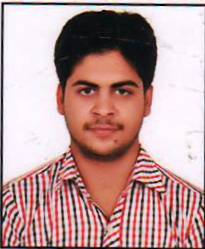
#> input picture photo.JPG, 205 x 249 px
$ python -i Cartoonizing.py   (imports and definitions only)   (older library calls are emulated)
#> lines starting #> are read from the running program, lines starting #| are printed output that depends on the picture; after the words box and inside, x2 and y2 are one past the last pixel; in counts of white or black regions, pixels touching at a corner belong together
#> further down, picture is the input picture: shape (249, 205, 3); mean B, G, R 153.2, 153.4, 187.5
import cv2
import numpy as np

def cartoonize_image(img, ds_factor=4, sketch_mode=False):

    # Convert image to grayscale
#> called with ds_factor = 4, sketch_mode = False
    img_gray = cv2.cvtColor(img, cv2.COLOR_BGR2GRAY)
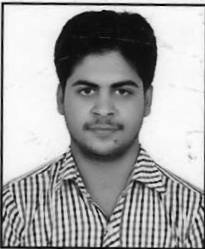
#> img_gray: shape (249, 205); min 2, max 254, mean 163.6

    # Apply median filter to the grayscale image
    img_gray = cv2.medianBlur(img_gray, 5)
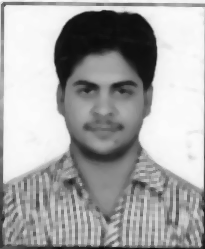
#> img_gray: shape (249, 205); min 6, max 251, mean 166.4

    # Detect edges in the image and threshold it
    edges = cv2.Laplacian(img_gray, cv2.CV_8U, ksize=5)
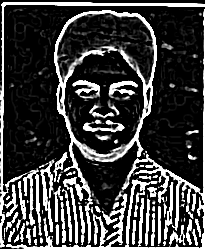
#> edges: shape (249, 205); min 0, max 255, mean 62.8
    ret, mask = cv2.threshold(edges, 100, 255, cv2.THRESH_BINARY_INV)
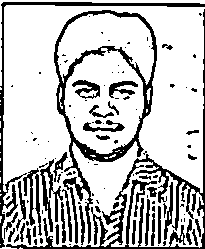
#> mask: shape (249, 205); 75.8% white; 113 black regions (72 under 20 px), largest, box (x1, y1, x2, y2) and area: (6, 9, 205, 249) 3292, (54, 10, 157, 244) 3173, (0, 2, 205, 248) 1559

    # 'mask' is the sketch of the image
    if sketch_mode:
        #return cv2.cvtColor(mask, cv2.COLOR_GRAY2BGR)
        img_sketch = cv2.cvtColor(mask, cv2.COLOR_GRAY2BGR)
        kernel = np.ones((3,3), np.uint8)
        img_eroded = cv2.erode(img_sketch, kernel, iterations=1)
        return cv2.medianBlur(img_eroded, 1)

    # Resize the image to a smaller size for faster computation
    img_small = cv2.resize(img, None, fx=1.0/ds_factor, fy=1.0/ds_factor, interpolation=cv2.INTER_AREA)
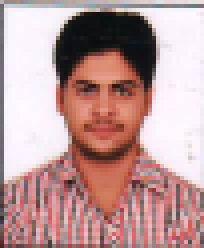
#> img_small: shape (62, 51, 3) (shown 4 times larger); mean B, G, R 153.8, 154.1, 188.4
    num_repetitions = 20
    sigma_color = 5
    sigma_space = 7
    size = 5

    # Apply bilateral filter the image multiple times
    for i in range(num_repetitions):
        img_small = cv2.bilateralFilter(img_small, size, sigma_color, sigma_space)

    img_output = cv2.resize(img_small, None, fx=ds_factor, fy=ds_factor, interpolation=cv2.INTER_LINEAR)
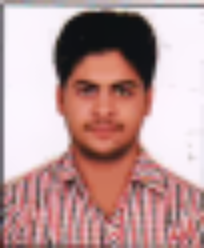
#> img_output: shape (248, 204, 3); mean B, G, R 153.9, 154.1, 188.4

    dst = np.zeros(img_gray.shape)

    # Add the thick boundary lines to the image using 'AND' operator
#> (the run stopped early here; a loop or call above may not have finished)
